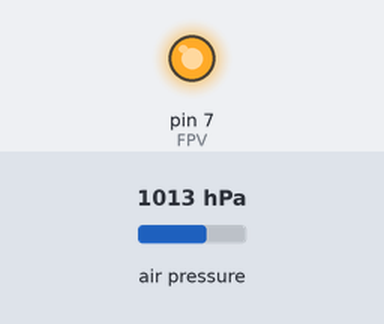
Recording of a sketch running on a simulated Arduino Pro Mini, built with avr-gcc and run on an emulated ATmega328P. On the bench: output pins drawn as LEDs (lit = HIGH). The test bench sets the inputs (shaded band); at power-on: air pressure 1013 hPa. What the sketch prints to the serial monitor is not drawn.

Above: at 0.1 s.
Timing chart, 0 to 1.6 s (numbered marks = the images above):
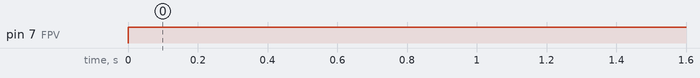

The sketch:

Rocket.ino
```cpp
//Rocket arduino pro mini
#include <Seeed_BME280.h>
#include <Wire.h>
#include <SPI.h>
const int FPV = 7; //pin FPV 7 na krub

BME280 bme280;

void setup() {
  Serial.begin(9600);
  pinMode(FPV,OUTPUT);
  Serial.println("Bme start");
  bme280.init();
}
void get_bme(){
  float pressure = bme280.getPressure();
  Serial.print(String(float(bme280.calcAltitude(pressure)),2));
}
void loop() {
  digitalWrite(FPV,HIGH);
  get_bme();
  delay(2000);

}
```

Measured:
- by itself, pin 7 (FPV): LOW → HIGH at 0.00 s
